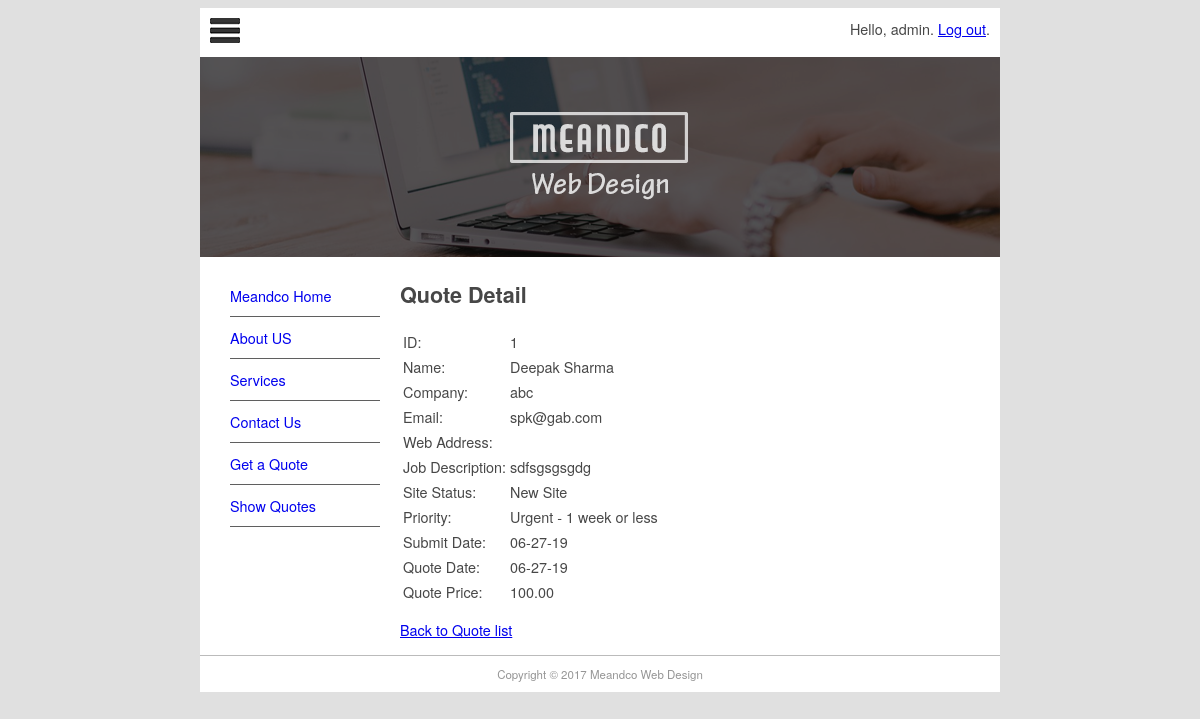
The app's page /quote/show/1 (signed in) with its own data.
### pages/models.py (models this page shows)
class Page(models.Model):
    title = models.CharField(max_length=60)
    permalink = models.CharField(max_length=12, unique=True)
    update_date = models.DateTimeField('Last Updated')
    bodytext = models.TextField('Page Content', blank=True)

### quotes/models.py (models this page shows)
class Quote(models.Model):
    name = models.CharField(max_length=100)
    position = models.CharField(max_length=60, blank=True)
    company = models.CharField(max_length=60, blank=True)
    address = models.CharField(max_length=200, blank=True)
    phone = models.CharField(max_length=30, blank=True)
    email = models.EmailField()
    web = models.URLField(blank=True)
    description = models.TextField()
    sitestatus = models.CharField(max_length=20, choices=STATUS_CHOICES)
    priority = models.CharField(max_length=40, choices=PRIORITY_CHOICES)
    jobfile = models.FileField(upload_to='uploads/', blank=True)
    submitted = models.DateField(auto_now_add=True)
    quotedate = models.DateField(blank=True, null=True)
    quoteprice = models.DecimalField(decimal_places=2, max_digits=7, blank=True, default=0)
    username = models.ForeignKey(User, blank=True, null=True, on_delete=models.CASCADE)

### quotes/views.py (the view)
# urls.py: path('show/<int:pk>', QuoteView.as_view(), name='quote-detail'),
class QuoteView(DetailView):
    login_url = reverse_lazy('login')
    context_object_name = 'quote'
    def get_queryset(self):
        return Quote.objects.filter(username=self.request.user)
    def get_context_data(self, **kwargs):
        context = super(QuoteView, self).get_context_data(**kwargs)
        context['page_list'] = Page.objects.all()
        return context

### quotes/templates/quotes/quote_detail.html (shortened to what this page needs)
{% extends "quotes/quote.html" %}
{% block content %}
<h1>Quote Detail</h1>
<table class="qoute">
    <tr><td>ID:</td><td>{{ quote.id}}</td></tr>
    <tr><td>Name:</td><td>{{ quote.name}}</td></tr>
    <tr><td>Company:</td><td>{{ quote.company}}</td></tr>
    <tr><td>Email:</td><td>{{ quote.email}}</td></tr>
    <tr><td>Web Address:</td><td>{{ quote.web}}</td></tr>
    <tr><td>Job Description:</td><td>{{ quote.description}}</td></tr>
    <tr><td>Site Status:</td><td>{{ quote.get_sitestatus_display}}</td></tr>
    <tr><td>Priority:</td><td>{{ quote.get_priority_display}}</td></tr>
    <tr><td>Submit Date:</td><td>{{ quote.submitted|date:"m-d-y"}}</td></tr>
    <tr><td>Quote Date:</td><td>{{ quote.quotedate|date:"m-d-y"|default:"pending"}}</td></tr>
    <tr><td>Quote Price:</td><td>{{ quote.quoteprice|default:"--"}}</td></tr>
</table>
<p><a href="../show">Back to Quote list</a></p>
{% endblock content %}

### quotes/templates/quotes/quote.html (shortened to what this page needs)
{% extends "base.html" %}
{% block sidenav %}
    {% for page in page_list %}
        <li><a href="{{ page.permalink }}">{{page.title}}</a></li>
    {% endfor %}
{% endblock sidenav %}

### myclub_site/templates/base.html (shortened to what this page needs)
{% load static %}
<!doctype html>
<html>
<head>
<link href="{% static 'main.css' %}" rel="stylesheet" type="text/css">
</head>
<body>
<div id="wrapper">
  <header id="header">
    <div id="logo"><img src="{% static 'logo.jpg' %}" alt=""/>
      <span style="float: right;">
        {% if user.is_authenticated %}
          Hello, {{ user.username }}. <a href="{% url 'logout' %}?next=/">Log out</a>.
        {% else %}
          Not Logged in. <a href="{% url 'login' %}?next=/">Log in</a>.
        {% endif %}
      </span>
    </div>
    <div id="topbanner"><img src="{% static 'top_banner.png' %}" width="800" height="200" alt=""/></div>
  </header>
  <aside id="leftsidebar">
    <nav id="nav">
    <ul>
      {% block sidenav %}{% endblock sidenav %}
      <li><a href="/contact">Contact Us</a></li>
      <li><a href="/quote/">Get a Quote</a></li>
      <li><a href="/quote/show">Show Quotes</a></li>
    </ul>
    </nav>
  </aside>
  <section id="main">
    {% block content %}{% endblock content %}
  </section>
  <footer id="footer">Copyright &copy; 2017 Meandco Web Design</footer>
</div>
</body>
</html>

### myclub_site/static/main.css (style rules this page uses)
#header { border-style: none; width: 800px; height: auto; }
#wrapper { margin-top: 0px; margin-left: auto; margin-right: auto; background-color: #FFFFFF; width: 800px; }
body { background-color: #E0E0E0; font-family: Gotham, "Helvetica Neue", Helvetica, Arial, sans-serif; font-size: 0.9em; text-align: justify; color: #474747; }
#footer { text-align: center; font-size: 0.8em; margin-top: 5px; padding-top: 10px; padding-bottom: 10px; background-color: #FFFFFF; border-top: thin solid #BBBBBB; clear: both; color: #969696; }
#nav li { padding-top: 10px; padding-bottom: 10px; font-size: 1em; list-style-type: none; border-bottom: thin solid #5F5F5F; color: #4C4C4C; left: 0px; list-style-position: inside; margin-left: -10px; }
#nav li a { text-decoration: none; }
#leftsidebar { width: 180px; height: 350px; float: left; }
#main { width: 560px; float: left; margin-left: 20px; margin-right: 10px; padding-right: 10px; }
#logo { padding: 10px; }

### records on screen
Page: title "Meandco Home"
Page: title "About US"
Page: title "Services"
Quote: id "1", name "Deepak Sharma", company "abc", email "spk@gab.com", description "sdfsgsgsgdg", sitestatus "New Site", priority "Urgent - 1 week or less", submitted "06-27-19", quotedate "06-27-19", quoteprice "100.00"

### other values on screen
{{ user.username }} "admin"
